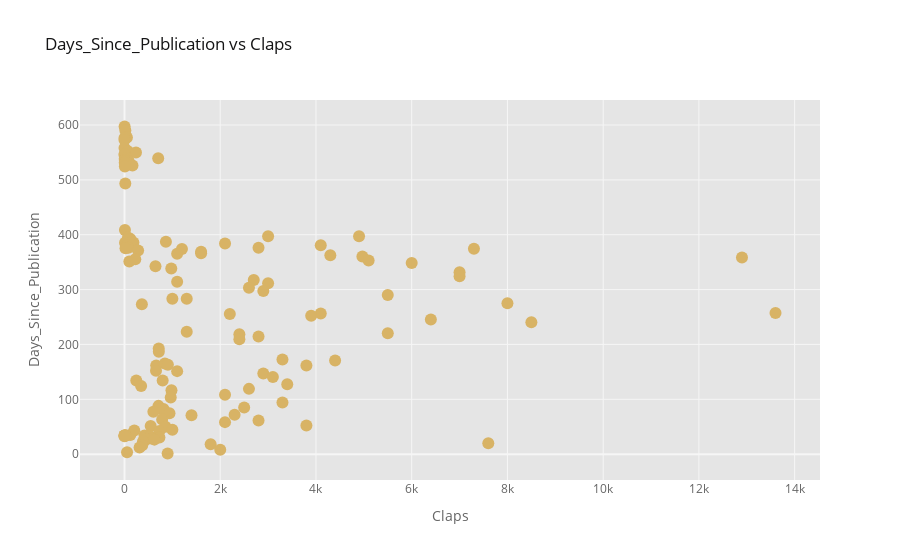
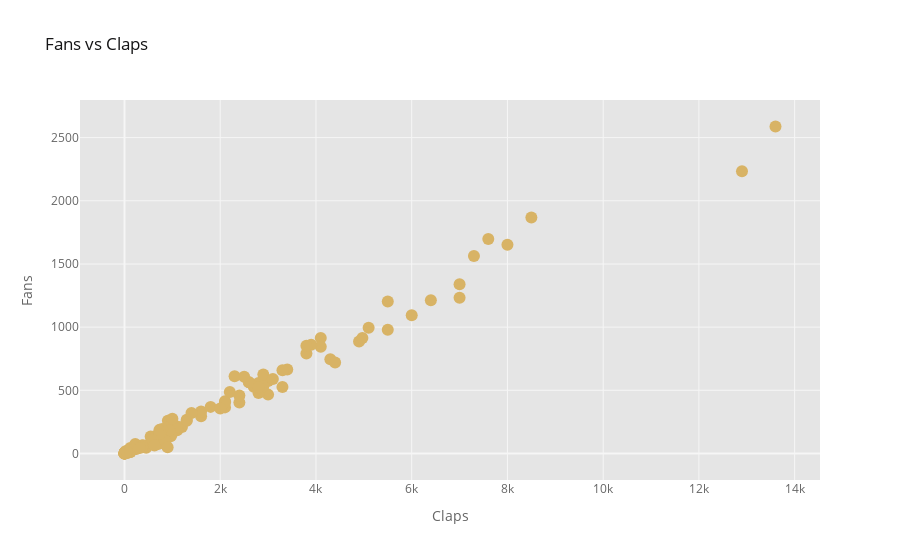
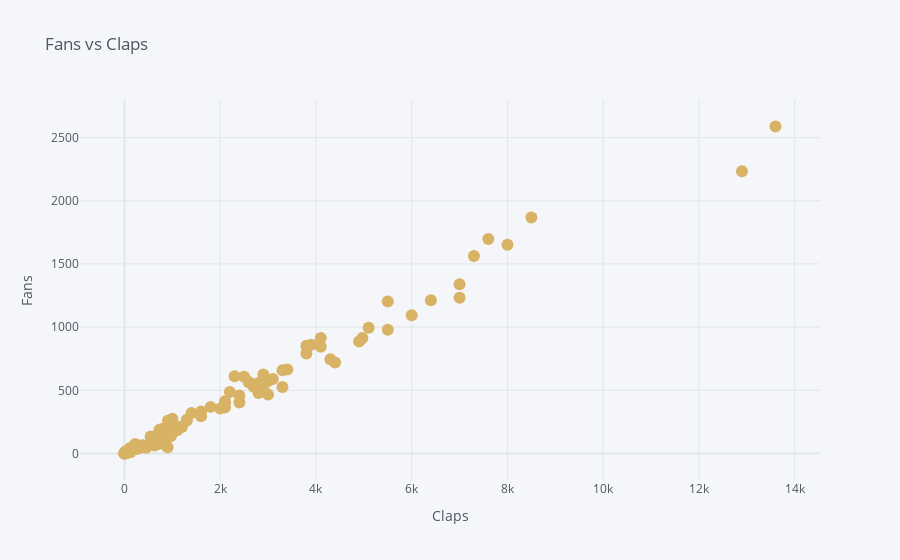
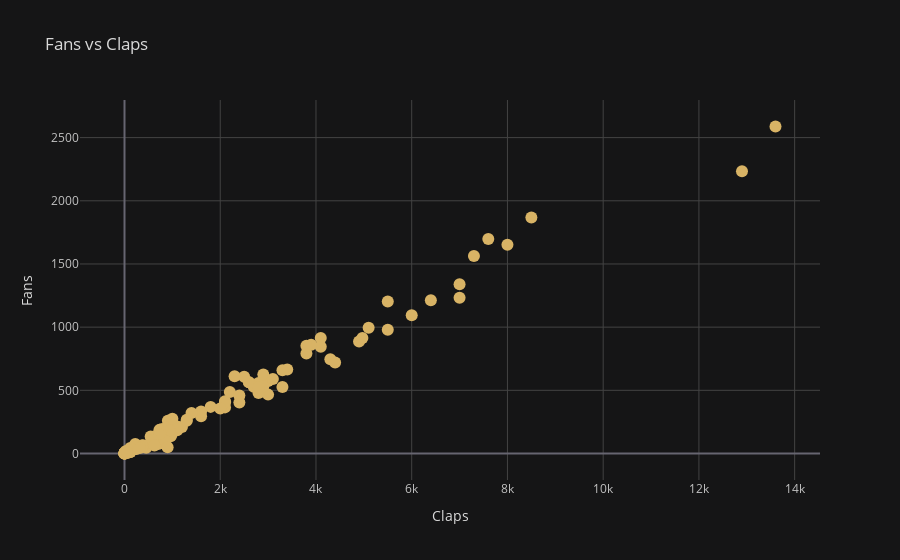

The notebook cell these images were saved under, in order:
### Markdown cell above
Interaction can also be extremely useful when we want to try and view various configurations for a plot that we are trying to produce. 

The following code allows us to add some options to control the colour scheme of a given Plotly chart. Here we call the `@interact_manual` decorator, which allows us to select multiple variables before our chart is updated.

### Code cell
@interact_manual
def scatter_plot(x=list(df.select_dtypes('number').columns), 
                 y=list(df.select_dtypes('number').columns)[1:],
                 theme=list(cf.themes.THEMES.keys()), 
                 colorscale=list(cf.colors._scales_names.keys())):
    
    if x == y:
        print(f"Please select separate variables for X and Y")
    else:
        df.iplot(kind='scatter', x=x, y=y, mode='markers', 
                 xTitle=x.title(), yTitle=y.title(), 
                 text='title',
                 title=f'{y.title()} vs {x.title()}',
                theme=theme, colorscale=colorscale)
        ## If you are using Google Colab, comment out the above line of code and uncomment the line below
        #fig = px.scatter(df, x=x, y=y, title=f'{y.title()} vs {x.title()}')
        #fig.show(renderer="colab")

### Figure 1 — Plotly figure (JSON) as saved in the notebook; plotly's stock layout.template omitted (floating-point values rounded to 4 significant figures; data arrays with more than 128 entries replaced by an {"elided": "..."} marker saying what was removed)
{"data": [{"line": {"color": "rgba(216, 179, 101, 1.0)", "dash": "solid", "shape": "linear", "width": 1.3}, "marker": {"size": 12, "symbol": "circle"}, "mode": "markers", "name": "days_since_publication", "text": {"elided": "133 str values"}, "type": "scatter", "x": {"elided": "133 int values"}, "y": {"elided": "133 float values"}}], "layout": {"legend": {"bgcolor": "#FFFFFF", "font": {"color": "#666666"}}, "paper_bgcolor": "#FFFFFF", "plot_bgcolor": "#E5E5E5", "title": {"font": {"color": "#151516"}, "text": "Days_Since_Publication vs Claps"}, "xaxis": {"gridcolor": "#F6F6F6", "showgrid": true, "tickfont": {"color": "#666666"}, "title": {"font": {"color": "#666666"}, "text": "Claps"}, "zerolinecolor": "#F6F6F6"}, "yaxis": {"gridcolor": "#F6F6F6", "showgrid": true, "tickfont": {"color": "#666666"}, "title": {"font": {"color": "#666666"}, "text": "Days_Since_Publication"}, "zerolinecolor": "#F6F6F6"}}}

### Figure 2 — Plotly figure (JSON) as saved in the notebook; plotly's stock layout.template omitted (floating-point values rounded to 4 significant figures; data arrays with more than 128 entries replaced by an {"elided": "..."} marker saying what was removed)
{"data": [{"line": {"color": "rgba(216, 179, 101, 1.0)", "dash": "solid", "shape": "linear", "width": 1.3}, "marker": {"size": 12, "symbol": "circle"}, "mode": "markers", "name": "fans", "text": {"elided": "133 str values"}, "type": "scatter", "x": {"elided": "133 int values"}, "y": {"elided": "133 int values"}}], "layout": {"legend": {"bgcolor": "#FFFFFF", "font": {"color": "#666666"}}, "paper_bgcolor": "#FFFFFF", "plot_bgcolor": "#E5E5E5", "title": {"font": {"color": "#151516"}, "text": "Fans vs Claps"}, "xaxis": {"gridcolor": "#F6F6F6", "showgrid": true, "tickfont": {"color": "#666666"}, "title": {"font": {"color": "#666666"}, "text": "Claps"}, "zerolinecolor": "#F6F6F6"}, "yaxis": {"gridcolor": "#F6F6F6", "showgrid": true, "tickfont": {"color": "#666666"}, "title": {"font": {"color": "#666666"}, "text": "Fans"}, "zerolinecolor": "#F6F6F6"}}}

### Figure 3 — Plotly figure (JSON) as saved in the notebook; plotly's stock layout.template omitted (floating-point values rounded to 4 significant figures; data arrays with more than 128 entries replaced by an {"elided": "..."} marker saying what was removed)
{"data": [{"line": {"color": "rgba(216, 179, 101, 1.0)", "dash": "solid", "shape": "linear", "width": 1.3}, "marker": {"size": 12, "symbol": "circle"}, "mode": "markers", "name": "fans", "text": {"elided": "133 str values"}, "type": "scatter", "x": {"elided": "133 int values"}, "y": {"elided": "133 int values"}}], "layout": {"legend": {"bgcolor": "#F5F6F9", "font": {"color": "#4D5663"}}, "paper_bgcolor": "#F5F6F9", "plot_bgcolor": "#F5F6F9", "title": {"font": {"color": "#4D5663"}, "text": "Fans vs Claps"}, "xaxis": {"gridcolor": "#E1E5ED", "showgrid": true, "tickfont": {"color": "#4D5663"}, "title": {"font": {"color": "#4D5663"}, "text": "Claps"}, "zerolinecolor": "#E1E5ED"}, "yaxis": {"gridcolor": "#E1E5ED", "showgrid": true, "tickfont": {"color": "#4D5663"}, "title": {"font": {"color": "#4D5663"}, "text": "Fans"}, "zerolinecolor": "#E1E5ED"}}}

### Figure 4 — Plotly figure (JSON) as saved in the notebook; plotly's stock layout.template omitted (floating-point values rounded to 4 significant figures; data arrays with more than 128 entries replaced by an {"elided": "..."} marker saying what was removed)
{"data": [{"line": {"color": "rgba(216, 179, 101, 1.0)", "dash": "solid", "shape": "linear", "width": 1.3}, "marker": {"size": 12, "symbol": "circle"}, "mode": "markers", "name": "fans", "text": {"elided": "133 str values"}, "type": "scatter", "x": {"elided": "133 int values"}, "y": {"elided": "133 int values"}}], "layout": {"legend": {"bgcolor": "#151516", "font": {"color": "#D9D9D9"}}, "paper_bgcolor": "#151516", "plot_bgcolor": "#151516", "title": {"font": {"color": "#D9D9D9"}, "text": "Fans vs Claps"}, "xaxis": {"gridcolor": "#434343", "showgrid": true, "tickfont": {"color": "#C2C2C2"}, "title": {"font": {"color": "#D9D9D9"}, "text": "Claps"}, "zerolinecolor": "#666570"}, "yaxis": {"gridcolor": "#434343", "showgrid": true, "tickfont": {"color": "#C2C2C2"}, "title": {"font": {"color": "#D9D9D9"}, "text": "Fans"}, "zerolinecolor": "#666570"}}}
